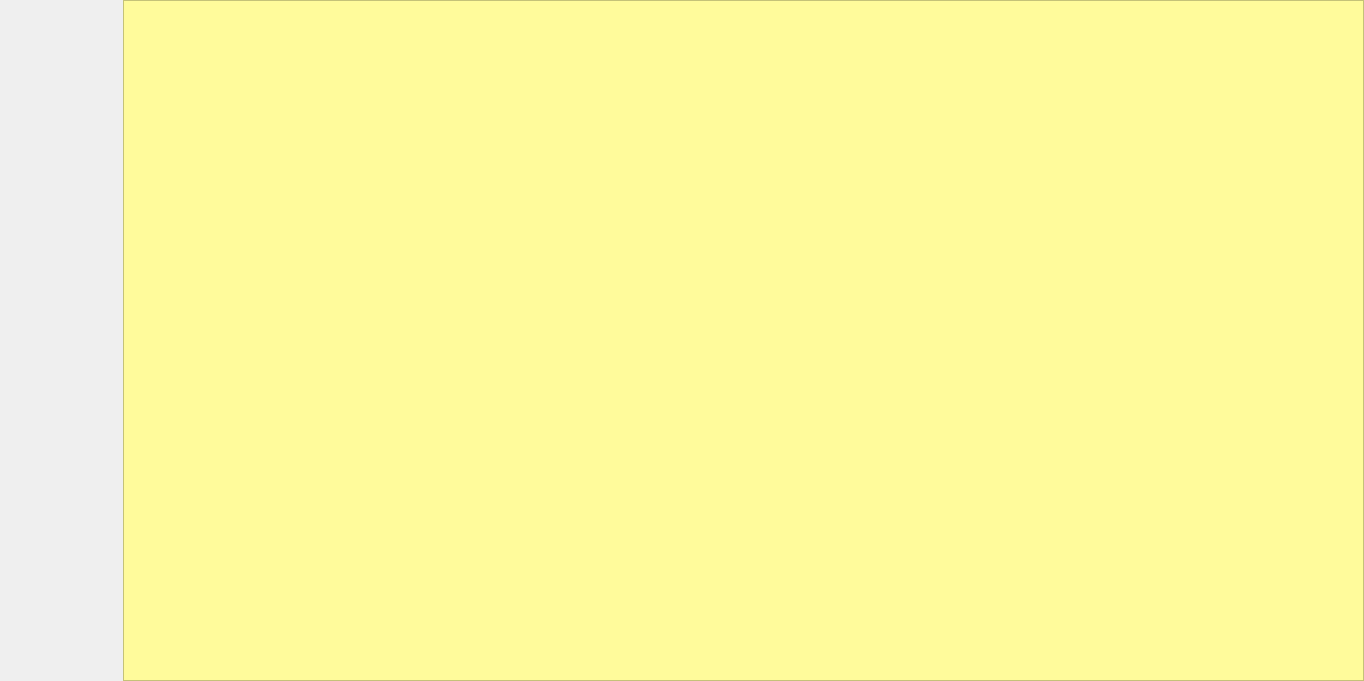
<?xml version="1.0" encoding="UTF-8"?>
<ui version="4.0">
 <class>MainWindow</class>
 <widget class="QMainWindow" name="MainWindow">
  <property name="geometry">
   <rect>
    <x>0</x>
    <y>0</y>
    <width>1364</width>
    <height>681</height>
   </rect>
  </property>
  <property name="windowTitle">
   <string>MainWindow</string>
  </property>
  <widget class="QWidget" name="centralwidget">
   <widget class="CodeEditor" name="textEdit">
    <property name="geometry">
     <rect>
      <x>123</x>
      <y>0</y>
      <width>1241</width>
      <height>681</height>
     </rect>
    </property>
    <property name="styleSheet">
     <string notr="true">background-color: rgb(255, 251, 155);
font: 75 15pt &quot;Consolas&quot;;
color: rgb(255, 255, 255);</string>
    </property>
    <property name="plainText">
     <string/>
    </property>
   </widget>
  </widget>
 </widget>
 <customwidgets>
  <customwidget>
   <class>CodeEditor</class>
   <extends>QPlainTextEdit</extends>
   <header>codeeditor.h</header>
  </customwidget>
 </customwidgets>
 <resources/>
 <connections/>
</ui>
